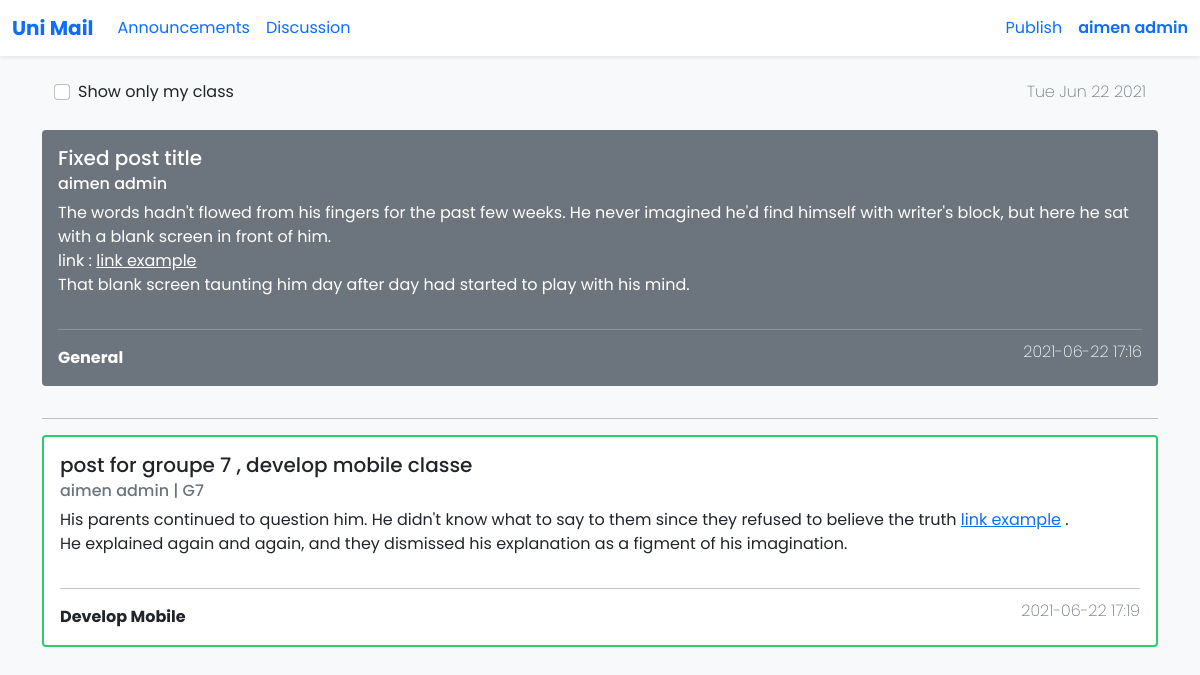
Screenshot of /unimail/site/main.php (signed in) with the database file from the repository.
### tables this page shows
CREATE TABLE `posts` (
  `id` int(11) NOT NULL,
  `title` varchar(255) NOT NULL,
  `Contexts` text NOT NULL,
  `fixed` tinyint(4) NOT NULL,
  `groupe` tinyint(4) NOT NULL,
  `class` tinyint(4) NOT NULL,
  `owner` int(11) NOT NULL,
  `date` datetime NOT NULL DEFAULT current_timestamp()
);

CREATE TABLE `memb` (
  `id` int(11) NOT NULL,
  `name` varchar(255) NOT NULL,
  `surname` varchar(255) NOT NULL,
  `email` varchar(255) NOT NULL,
  `pass` varchar(255) NOT NULL,
  `type` tinyint(4) NOT NULL,
  `groupe` tinyint(4) NOT NULL
);

### unimail/site/functions.php (the view, shortened to what this page needs)
<?php
function echoName() {
    echo $_SESSION['S_name'] . ' ';
  }
  function echoSurname() {
    echo $_SESSION['S_surname'] . ' ';
  }
  function setPubState()
  {
      if($_SESSION['S_type']<=2)
      {
          echo 'active';
      }
      else
      {
          echo 'disabled';
      }
  }
function showann($ann_id)
{
  $dsn = 'mysql:host=localhost;dbname=unimaildb';
  $user = 'root';
  $pass = '';
  $options = array(
      PDO::MYSQL_ATTR_INIT_COMMAND => 'SET NAMES utf8',
  );
  try {
  $db = new PDO($dsn , $user , $pass , $options);
  }catch(PDOException $e)
  {
      echo 'Failed ' . $e->getMessage();
  }
  $stmt = $db->prepare
    ("SELECT *
    FROM posts
    WHERE id = ?");
    $stmt->execute(array($ann_id));
    $row = $stmt->fetch();
    $stmt = $db->prepare
    ("SELECT name , surname
    FROM memb
    WHERE id = ?");
    $stmt->execute(array($_SESSION['S_id']));
    $owner = $stmt->fetch();
$class_color = array(
    "1" => "#2ECC71",
    "2" => "#D35400",
    "3" => "#5DADE2",
    "4" => "#9B59B6",
    "5" => "#34495E",
    "0" => "#0275d8",
);
$class_name = array(
  "1" => "Develop Mobile",
  "2" => "Web sémantique",
  "3" => "Sécurité informatique",
  "4" => "Intelligence Artificielle",
  "5" => "rédaction scientifique",
  "0" => "General",
);
$groupe = '';
if($row['groupe']!=0)
{
  $groupe = ' | G'.$row['groupe'];
}
$colore = '';
$border = 2;
$text_muted = 'text-muted';
if($row['fixed']==1)
{
  $colore = "text-white bg-secondary fixed";
  $text_muted = '';
  $border = 0;
}
    echo '
    <div class="row">
    <div class="col">
      <div class="card
      '. $colore .'
      mb-3"
      style = "border: '.$border.'px solid '.$class_color[$row['class']].' !important;">
        <div class="card-body">
            <h5 class="card-title">
            '.$row['title'].'
            </h5>
            <h6 class="card-subtitle mb-2 '.$colore.'  '.$text_muted.'">
            '. $owner['name'] . ' ' . $owner['surname'] .$groupe .'
            </h6>
            <p class="card-text" id="contexts">'. $row['Contexts'] .'</p>
            <div class="row">
            <div class="col"><hr/></div>
            </div>
            <div class="row">
              <div class="col" style="font-weight: 700;">
              '.$class_name[$row['class']].'
              </div>
              <div class="col"> <h6 class="card-subtitle mb-2 text-end '.$colore.' '.$text_muted.' " id="date">
              '. substr($row['date'], 0, 16) .'
              </h6> </div>
            </div>
        </div>
      </div>
    </div>
  </div>
    ';
}

### unimail/site/main.php (shortened to what this page needs)
<?php
include 'functions.php';
include 'connect.php';
?>
<!DOCTYPE html>
<html lang="en" dir="ltr">
<head>
  <link rel="stylesheet" href="styles/bootstrap/bootstrap.css">
  <link rel="stylesheet" href="styles/style.css">
</head>
  <body style="margin-bottom: 50px;">
  <nav class="navbar fixed-top navbar-expand-lg shadow-sm " id="my-nav-bar">
  <div class="container-fluid">
    <a class="navbar-brand" id="my-brand" href="main.php">Uni Mail</a>
    <div class="collapse navbar-collapse" id="navbarSupportedContent">
    <ul class="navbar-nav me-auto mb-2 mb-lg-0">
    <li class="nav-item">
         <li class="nav-item">
          <a class="nav-link active" aria-current="page" href="main.php">Announcements</a>
        </li>
        <li class="nav-item">
          <a class="nav-link active" aria-current="page" href="discussion.php">Discussion</a>
        </li>
      </ul>
      <ul class="navbar-nav ms-auto mb-2 mb-lg-0">
        <li class="nav-item">
          <a class="nav-link <?php setPubState();?>" href="create-post.php" tabindex="-1" aria-disabled="true">Publish</a>
        </li>
        <li class="nav-item dropdown ms-auto"><a class="nav-link pe-0" id="userInfo" href="#" data-bs-toggle="dropdown" aria-haspopup="true" aria-expanded="false"><span style="font-weight: 550;"><?php  echoName(); echoSurname();?></span></a>
          </li>
      </ul>
    </div>
  </div>
</nav>
<div class="navmarg"></div>
<br>
<div class="container">
  <div class="row">
    <div class="col-md-9 ps-4">
      <div class="form-check">
      <form method="get" action="<?php echo $_SERVER['PHP_SELF'];?>" id="show_my_class">
        <input class="form-check-input" type="checkbox" value="" id="flexCheckDefault" name="showmyclass" onchange=" this.form.submit()" <?php if(isset($_GET['showmyclass']))echo 'checked';?>>
        <label class="form-check-label" for="flexCheckDefault">
          Show only my class
        </label>
        </form>
      </div>
    </div>
    <div class="col text-muted text-end pe-4" id="date">
      </div>
  </div>
  <div class="row"><div class="col"><br></div></div>
  <?php
if(!isset($_GET['showmyclass'])){
    $stmt_getfixed = $db->prepare
    ("SELECT id
    FROM posts
    WHERE fixed = 1");
    $stmt_getfixed->execute();
    $rows = $stmt_getfixed->fetchAll();
    if(count($rows)==0)
    {
      echo '
      <div class="row">
        <div class="col" Style = "text-align: center;"> <p class="fs-2 text-muted"> No posts.</p> </div>
      </div>
      ';
    }
    else
    {
      for($a=count($rows)-1 ; $a>=0 ; $a-- )
      {
        showann($rows[$a][0]);
      }
    }
  }
  ?>
<hr>
<?php
if(!isset($_GET['showmyclass']))
{
  $stmt_getunfixed = $db->prepare
  ("SELECT id
  FROM posts
  WHERE fixed = 0");
  $stmt_getunfixed->execute();
  $rows = $stmt_getunfixed->fetchAll();
  if(count($rows)==0)
  {
    echo '
    <div class="row">
      <div class="col" Style = "text-align: center;"> <p class="fs-2 text-muted"> No posts.</p> </div>
    </div>
    ';
  }
  else
  {
    for($a=count($rows)-1 ; $a>=0 ; $a-- )
    {
      showann($rows[$a][0]);
    }
  }
}
?>
</div>
  </body>
</html>

### unimail/site/styles/style.css (style rules this page uses)
body { background-color: #F8F9FA; font-family: 'Poppins', sans-serif; margin-bottom: 50px; }
#my-nav-bar { background-color: white; }
#my-brand { font-weight : 700; }
#date { font-weight: 200; }
hr { margin-top: 1rem; margin-bottom: 1rem; border: 0; border-top: 1px solid rgba(0, 0, 0, 0.1); }
.navmarg { height: 56px; }
#contexts { white-space: pre-wrap; }
.fixed #contexts a { color: white; }

### rows the page displays
posts: title "Fixed post title", memb.name "aimen", memb.surname "admin", Contexts "The words hadn't flowed from his fingers for the past few weeks. He never imagined he'd find himself with writer's block, but here he sat with a blank screen in front of him. link : link example That blank screen taunting him day after day had started to play with his mind.", class "General", date "2021-06-22 17:16"
posts: title "post for groupe 7 , develop mobile classe", groupe "| G7", Contexts "His parents continued to question him. He didn't know what to say to them since they refused to believe the truth link example . He explained again and again, and they dismissed his explanation as a figment of his imagination.", class "Develop Mobile", date "2021-06-22 17:19"
memb: name "aimen", surname "admin"

### other values shown
$_SESSION['S_name'] "aimen"
$_SESSION['S_surname'] "admin"
